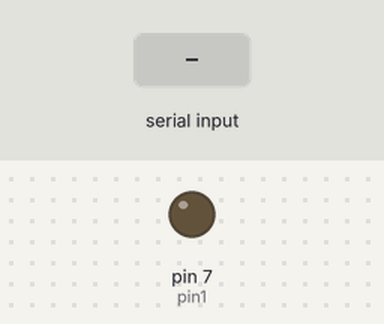
Simulated run of this sketch. Board: Arduino Uno, built with avr-gcc and run on an emulated ATmega328P. Shown: output pins drawn as LEDs (lit = HIGH). Inputs (shaded band) come from the test bench. What the sketch prints to the serial monitor is not drawn.

Above: at 1.2 s.
1.3 s: "activate\n" received over Serial
At 2.0 s:
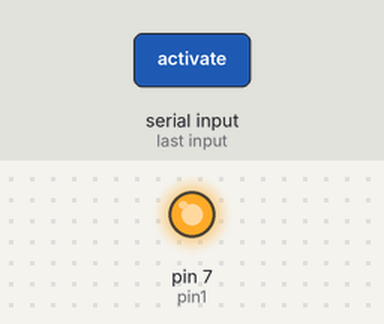
Timing chart, 0 to 7.8 s (numbered marks = the images above; inputs shaded):
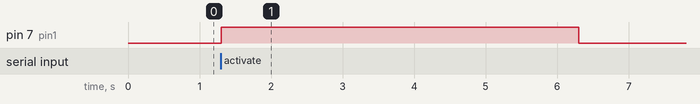

The sketch:

arduino.ino
```cpp
const int pin1 = 7;

void setup() {
    Serial.begin(115200);
    pinMode(pin1, OUTPUT);
    digitalWrite(pin1, LOW);

    Serial.println("Serial communication started. Ready to receive commands.");
}

void handleSerialCommand(const String& command) {
    if (command == "activate") {
        digitalWrite(pin1, HIGH);
        delay(5000);
        digitalWrite(pin1, LOW);
        Serial.println("Pin 1 activated for 5 seconds");
    } else {
        Serial.println("Invalid command");
    }
}

void loop() {
    if (Serial.available() > 0) {
        String command = Serial.readStringUntil('\n');
        command.trim();
        handleSerialCommand(command);
    }
}
```

Measured:
- after the input at 1.3 s, pin 7 (pin1): LOW → HIGH at once, → LOW 5.0 s later
